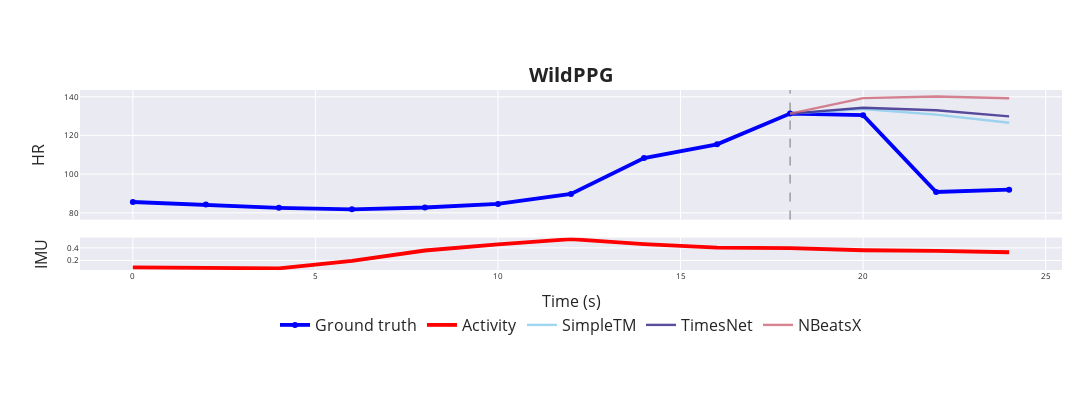

This figure's notebook cell:
### Code cell
plot_predictions(["wildppg"], [10], [3], ["xgboost", "mole", "simpletm", "timesnet", "nbeatsx"], "mean", "worst")

# plot_best_exo_improvement(["ieee"],[10], [3], plot_type="median", use_imprv=False)

### Figure 1 — Plotly figure (JSON) as saved in the notebook; plotly's stock layout.template omitted (floating-point values rounded to 4 significant figures)
{"data": [{"legendgroup": "wildppg-gt", "line": {"color": "blue", "width": 3.8}, "marker": {"size": 6, "symbol": "circle"}, "mode": "lines+markers", "name": "Ground truth", "showlegend": true, "type": "scatter", "x": [0, 2, 4, 6, 8, 10, 12, 14, 16, 18, 20, 22, 24], "xaxis": "x", "y": [85.59, 84.24, 82.58, 81.78, 82.74, 84.56, 89.74, 108.3, 115.4, 131.3, 130.5, 90.78, 91.98], "yaxis": "y"}, {"legendgroup": "wildppg-act", "line": {"color": "red", "width": 3.8}, "mode": "lines", "name": "Activity", "showlegend": true, "type": "scatter", "x": [0, 2, 4, 6, 8, 10, 12, 14, 16, 18, 20, 22, 24], "xaxis": "x2", "y": [0.09024, 0.0893, 0.07458, 0.1931, 0.3583, 0.4538, 0.5371, 0.46, 0.4042, 0.3964, 0.3622, 0.3533, 0.3308], "yaxis": "y2"}, {"legendgroup": "SimpleTM", "line": {"color": "#88CCEE", "width": 2.4}, "mode": "lines", "name": "SimpleTM", "opacity": 0.8, "showlegend": true, "type": "scatter", "x": [0, 2, 4, 6, 8, 10, 12, 14, 16, 18, 20, 22, 24], "xaxis": "x", "y": [NaN, NaN, NaN, NaN, NaN, NaN, NaN, NaN, NaN, 131.3, 133.6, 130.8, 126.6], "yaxis": "y"}, {"legendgroup": "TimesNet", "line": {"color": "#332288", "width": 2.4}, "mode": "lines", "name": "TimesNet", "opacity": 0.8, "showlegend": true, "type": "scatter", "x": [0, 2, 4, 6, 8, 10, 12, 14, 16, 18, 20, 22, 24], "xaxis": "x", "y": [NaN, NaN, NaN, NaN, NaN, NaN, NaN, NaN, NaN, 131.3, 134.3, 133.0, 129.8], "yaxis": "y"}, {"legendgroup": "NBeatsX", "line": {"color": "#CC6677", "width": 2.4}, "mode": "lines", "name": "NBeatsX", "opacity": 0.8, "showlegend": true, "type": "scatter", "x": [0, 2, 4, 6, 8, 10, 12, 14, 16, 18, 20, 22, 24], "xaxis": "x", "y": [NaN, NaN, NaN, NaN, NaN, NaN, NaN, NaN, NaN, 131.3, 139.3, 140.1, 139.2], "yaxis": "y"}], "layout": {"annotations": [{"font": {"size": 20}, "showarrow": false, "text": "<b>WildPPG</b>", "x": 0.5, "xanchor": "center", "xref": "paper", "y": 1, "yanchor": "bottom", "yref": "paper"}], "font": {"size": 16}, "height": 400, "legend": {"bgcolor": "rgba(0,0,0,0)", "font": {"size": 16}, "orientation": "h", "x": 0.5, "xanchor": "center", "y": -0.4, "yanchor": "bottom"}, "margin": {"b": 130, "l": 80, "r": 30, "t": 90}, "shapes": [{"line": {"color": "black", "dash": "dash", "width": 1}, "type": "line", "x0": 18, "x1": 18, "xref": "x", "y0": 0, "y1": 1, "yref": "y domain"}], "width": 1200, "xaxis": {"anchor": "y", "domain": [0, 1], "matches": "x2", "showticklabels": false}, "xaxis2": {"anchor": "y2", "domain": [0, 1], "tickfont": {"size": 8}, "title": {"font": {"size": 16}, "text": "Time (s)"}}, "yaxis": {"anchor": "x", "domain": [0.28, 1], "tickfont": {"size": 8}, "title": {"font": {"size": 16}, "text": "HR"}}, "yaxis2": {"anchor": "x2", "domain": [0, 0.18], "tickfont": {"size": 8}, "title": {"font": {"size": 16}, "text": "IMU"}}}}
